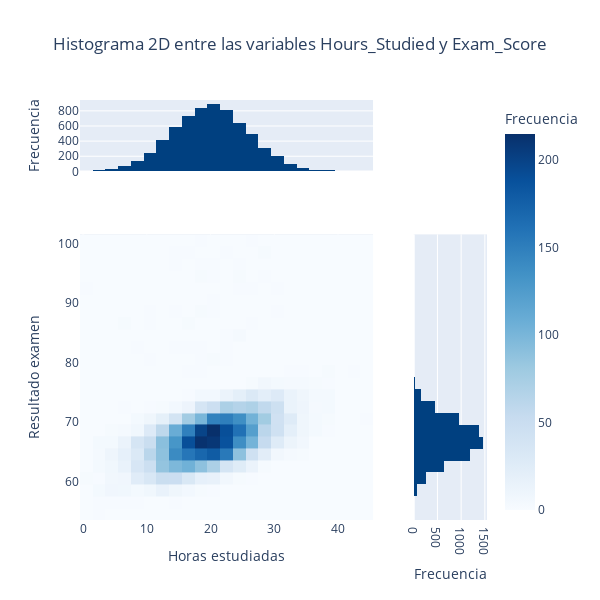

Notebook cell for this chart:
### Markdown cell above
# Histograma 2D

### Code cell
# Realizaremos un histograma 2D entre las variables Hours_Studied y Exam_Score

# Matplotlib
# Crear la figura y los subgráficos
fig = plt.figure(figsize=(8, 8))
grid = fig.add_gridspec(4, 4, hspace=0.05, wspace=0.05)

# Crear el gráfico principal 2D (heatmap) en el centro
ax_main = fig.add_subplot(grid[1:4, 0:3])
hb = ax_main.hist2d(data_students.Hours_Studied, data_students.Exam_Score, bins=20, cmap="Blues", cmin=1)
plt.colorbar(hb[3], ax=ax_main, orientation='vertical', fraction=0.05, pad=0.1, label="Frecuencia")

# Crear el histograma marginal para el eje X (Hours_Studied)
ax_xhist = fig.add_subplot(grid[0, 0:3], sharex=ax_main)
ax_xhist.hist(data_students.Hours_Studied, bins=20, color="#004080")
ax_xhist.set_ylabel("Frecuencia")
ax_xhist.tick_params(axis="x", labelbottom=False)

# Crear el histograma marginal para el eje Y (Exam_Score)
ax_yhist = fig.add_subplot(grid[1:4, 3], sharey=ax_main)
ax_yhist.hist(data_students.Exam_Score, bins=20, color="#004080", orientation='horizontal')
ax_yhist.set_xlabel("Frecuencia")
ax_yhist.tick_params(axis="y", labelleft=False)

# Etiquetas y título
ax_main.set_xlabel("Horas estudiadas")
ax_main.set_ylabel("Resultado examen")
fig.suptitle("Histograma 2D entre las variables Hours_Studied y Exam_Score", y=0.92)

plt.show()


# Seaborn
g = sns.JointGrid(data=data_students, x="Hours_Studied", y="Exam_Score", marginal_ticks=True)
g.fig.suptitle("Histograma 2D entre las variables Hours_Studied y Exam_Score", y=1.05)
g.plot_joint(
    sns.histplot,
    cmap="Blues", pmax=.8, cbar=True, bins=20,
    thresh=None
)
g.plot_marginals(sns.histplot, element="step", color="#004080", bins=20)
g.ax_joint.set_xlabel("Horas estudiadas")
g.ax_joint.set_ylabel("Resultado examen")
g.ax_marg_x.set_ylabel("Frecuencia")
g.ax_marg_y.set_xlabel("Frecuencia")
g.ax_marg_x.yaxis.label.set_visible(True)
g.ax_marg_y.xaxis.label.set_visible(True)
plt.show()


# Plotly
# Crear el gráfico con subplots
fig = make_subplots(
    rows=2, cols=2,
    shared_xaxes=True, shared_yaxes=True,
    column_widths=[0.8, 0.2], row_heights=[0.2, 0.8],
    specs=[[{"type": "histogram"}, None],
           [{"type": "histogram2d"}, {"type": "histogram"}]]
)

# Histograma marginal en el eje X
fig.add_trace(
    go.Histogram(
        x=data_students.Hours_Studied,
        nbinsx=30,
        marker_color="#004080",
        showlegend=False,
    ),
    row=1, col=1
)

# Histograma 2D
fig.add_trace(
    go.Histogram2d(
        x=data_students.Hours_Studied,
        y=data_students.Exam_Score,
        colorscale="Blues",
        colorbar=dict(title="Frecuencia"),
        nbinsx=30, nbinsy=30
    ),
    row=2, col=1
)

# Histograma marginal en el eje Y
fig.add_trace(
    go.Histogram(
        y=data_students.Exam_Score,
        nbinsy=30,
        marker_color="#004080",
        showlegend=False,
        orientation="h"
    ),
    row=2, col=2
)

# Ajustes de ejes y títulos
fig.update_xaxes(title_text="Horas estudiadas", row=2, col=1)
fig.update_yaxes(title_text="Resultado examen", row=2, col=1)
fig.update_yaxes(title_text="Frecuencia", row=1, col=1)
fig.update_xaxes(title_text="Frecuencia", row=2, col=2)

# Título general
fig.update_layout(
    title_text="Histograma 2D entre las variables Hours_Studied y Exam_Score",
    title_x=0.5,
    showlegend=False,
    height=600, width=600
)

fig.show()

### Figure 1 — Plotly figure (JSON) as saved in the notebook; plotly's stock layout.template omitted (floating-point values rounded to 4 significant figures; data arrays with more than 128 entries replaced by an {"elided": "..."} marker saying what was removed)
{"data": [{"marker": {"color": "#004080"}, "nbinsx": 30, "showlegend": false, "type": "histogram", "x": {"elided": "6607 int values"}, "xaxis": "x", "yaxis": "y"}, {"colorbar": {"title": {"text": "Frecuencia"}}, "colorscale": [[0, "rgb(247,251,255)"], [0.125, "rgb(222,235,247)"], [0.25, "rgb(198,219,239)"], [0.375, "rgb(158,202,225)"], [0.5, "rgb(107,174,214)"], [0.625, "rgb(66,146,198)"], [0.75, "rgb(33,113,181)"], [0.875, "rgb(8,81,156)"], [1, "rgb(8,48,107)"]], "nbinsx": 30, "nbinsy": 30, "type": "histogram2d", "x": {"elided": "6607 int values"}, "xaxis": "x2", "y": {"elided": "6607 int values"}, "yaxis": "y2"}, {"marker": {"color": "#004080"}, "nbinsy": 30, "orientation": "h", "showlegend": false, "type": "histogram", "xaxis": "x3", "y": {"elided": "6607 int values"}, "yaxis": "y3"}], "layout": {"height": 600, "showlegend": false, "title": {"text": "Histograma 2D entre las variables Hours_Studied y Exam_Score", "x": 0.5}, "width": 600, "xaxis": {"anchor": "y", "domain": [0, 0.72], "matches": "x2", "showticklabels": false}, "xaxis2": {"anchor": "y2", "domain": [0, 0.72], "title": {"text": "Horas estudiadas"}}, "xaxis3": {"anchor": "y3", "domain": [0.82, 1], "title": {"text": "Frecuencia"}}, "yaxis": {"anchor": "x", "domain": [0.83, 1], "title": {"text": "Frecuencia"}}, "yaxis2": {"anchor": "x2", "domain": [0, 0.68], "title": {"text": "Resultado examen"}}, "yaxis3": {"anchor": "x3", "domain": [0, 0.68], "matches": "y2", "showticklabels": false}}}
